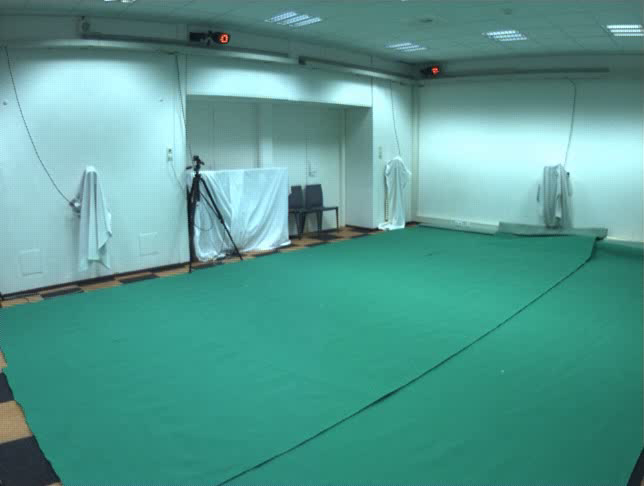
#> input picture frame 0 of data/cam1/background.avi, 644 x 486 px
$ python Choice2_Automatic_threshold_selection.py
#> lines starting #> are read from the running program, lines starting #| are printed output that depends on the picture
"""
CHOICE 2 — Automatic HSV threshold selection (no built-in background subtractors)

Idea:
- Build a background model from background.avi (HSV average).
- For a set of sampled frames from video.avi, try many (H,S,V) threshold triples.
- For each triple, compute foreground masks with simple HSV absdiff + thresholding (your method).
- Score each triple using unsupervised quality heuristics:
    1) Foreground area should be reasonable (not near 0%, not near 100%).
    2) Mask should have little "salt-and-pepper" noise (few tiny connected components).
    3) Mask should be temporally stable (good IoU between consecutive frames).
- Choose thresholds with the best (lowest) score.

This produces per-camera thresholds without manual supervision.
"""

import os
import cv2
import numpy as np
from dataclasses import dataclass
from typing import Tuple, List, Dict


# ------------------------- Config -------------------------

NUM_BG_FRAMES = 50

# Sample frames used to evaluate thresholds (keep small for speed)
NUM_EVAL_FRAMES = 30

# Grid-search ranges (coarse by default; you can refine later)
H_CANDIDATES = list(range(6, 31, 3))    # Hue threshold values to try
S_CANDIDATES = list(range(10, 71, 5))   # Saturation thresholds
V_CANDIDATES = list(range(10, 71, 5))   # Value thresholds

# Morphology for cleanup during scoring (helps compare "usable" masks)
OPEN_KERNEL = np.ones((3, 3), np.uint8)
DILATE_KERNEL = np.ones((3, 3), np.uint8)

# Foreground area expectations (unsupervised prior)
# Adjust if your subject appears small/large in image.
FG_AREA_MIN = 0.005   # 0.5% of pixels
FG_AREA_MAX = 0.35    # 35% of pixels

# Connected components noise penalty: components smaller than this are "specks"
SMALL_COMPONENT_AREA = 80

# Weighting of score terms (tune if needed)
W_AREA = 1.0
W_NOISE = 1.2
W_STABILITY = 1.0


# ------------------------- Helpers -------------------------

@dataclass
class Thresholds:
    h: int
    s: int
    v: int


def evenly_spaced_indices(total: int, count: int) -> List[int]:
    if total <= 0:
        return []
    if count <= 1:
        return [total // 2]
    return [int(i * (total - 1) / (count - 1)) for i in range(count)]


def create_background_average_hsv(video_path: str, num_frames: int = 50) -> np.ndarray:
#> called with video_path = 'data/cam1/background.avi', num_frames = 50
    cap = cv2.VideoCapture(video_path)
    if not cap.isOpened():
        raise IOError(f"Cannot open background video: {video_path}")

    total_frames = int(cap.get(cv2.CAP_PROP_FRAME_COUNT))
    idxs = evenly_spaced_indices(total_frames, num_frames)

    sum_img = None
    used = 0

    for idx in idxs:
        cap.set(cv2.CAP_PROP_POS_FRAMES, idx)
        ret, frame = cap.read()
        if not ret:
            continue
        hsv = cv2.cvtColor(frame, cv2.COLOR_BGR2HSV).astype(np.float32)
        sum_img = hsv if sum_img is None else (sum_img + hsv)
        used += 1
#> this loop made 31 passes
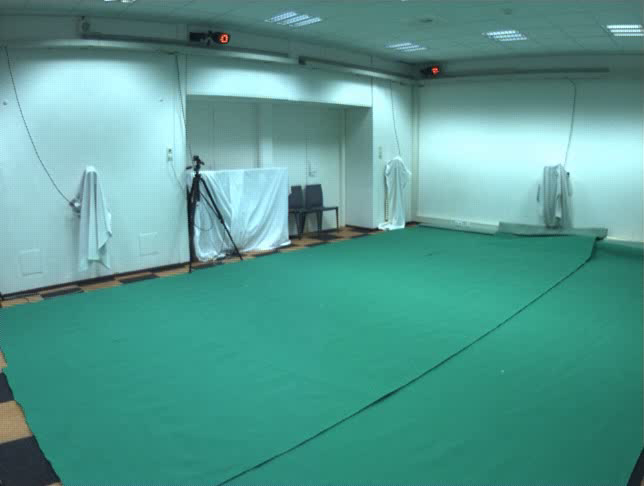
#> input picture frame 0 of data/cam1/background.avi, 644 x 486 px
#> pass 1, in create_background_average_hsv, `hsv = cv2.cvtColor(frame, cv2.COLOR_BGR2HSV).astype(np.float32)`:
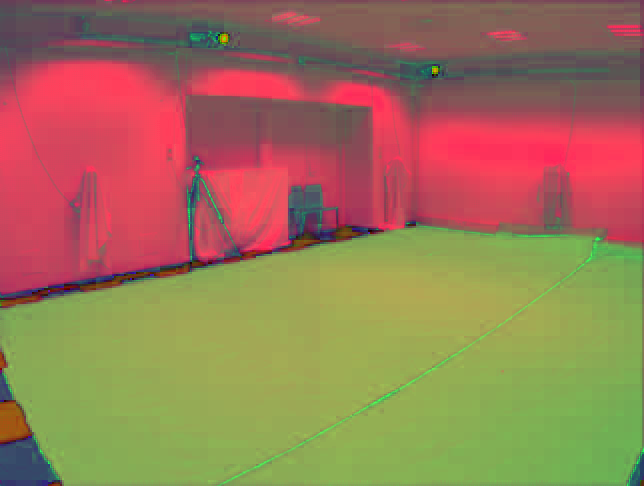
#> hsv: shape (486, 644, 3) float32; mean B, G, R 86.4, 119.3, 155.4
#> after the loop, used = 30

    cap.release()
    if used == 0:
        raise RuntimeError("No frames read to build background model.")

    bg = (sum_img / used).astype(np.uint8)
    return bg


# [163 lines left out: functions sample_video_frames_bgr, foreground_mask_hsv, count_small_components, iou, score_thresholds, find_best_thresholds and 2 more, not called in this run]


# ------------------------- Main (run per camera) -------------------------

if __name__ == "__main__":
    for cam_id in range(1, 5):
        cam_dir = f"data/cam{cam_id}"
        bg_video = os.path.join(cam_dir, "background.avi")
        in_video = os.path.join(cam_dir, "video.avi")
        out_dir = os.path.join(cam_dir, "foreground_masks_auto")
        thr_xml = os.path.join(cam_dir, "auto_thresholds.xml")

        print(f"\n=== Camera {cam_id} ===")
        print("Building background model...")
        bg_hsv = create_background_average_hsv(bg_video, NUM_BG_FRAMES)

        print("Searching for best thresholds (unsupervised)...")
        best = find_best_thresholds(in_video, bg_hsv)
        print(f"Best thresholds: H={best.h}, S={best.s}, V={best.v}")

        print("Saving thresholds...")
        save_thresholds(thr_xml, best)

        print("Generating masks with chosen thresholds...")
        apply_and_save_masks(in_video, bg_hsv, best, out_dir)

        print(f"Done cam{cam_id}. Thresholds saved to {thr_xml}, masks in {out_dir}")
